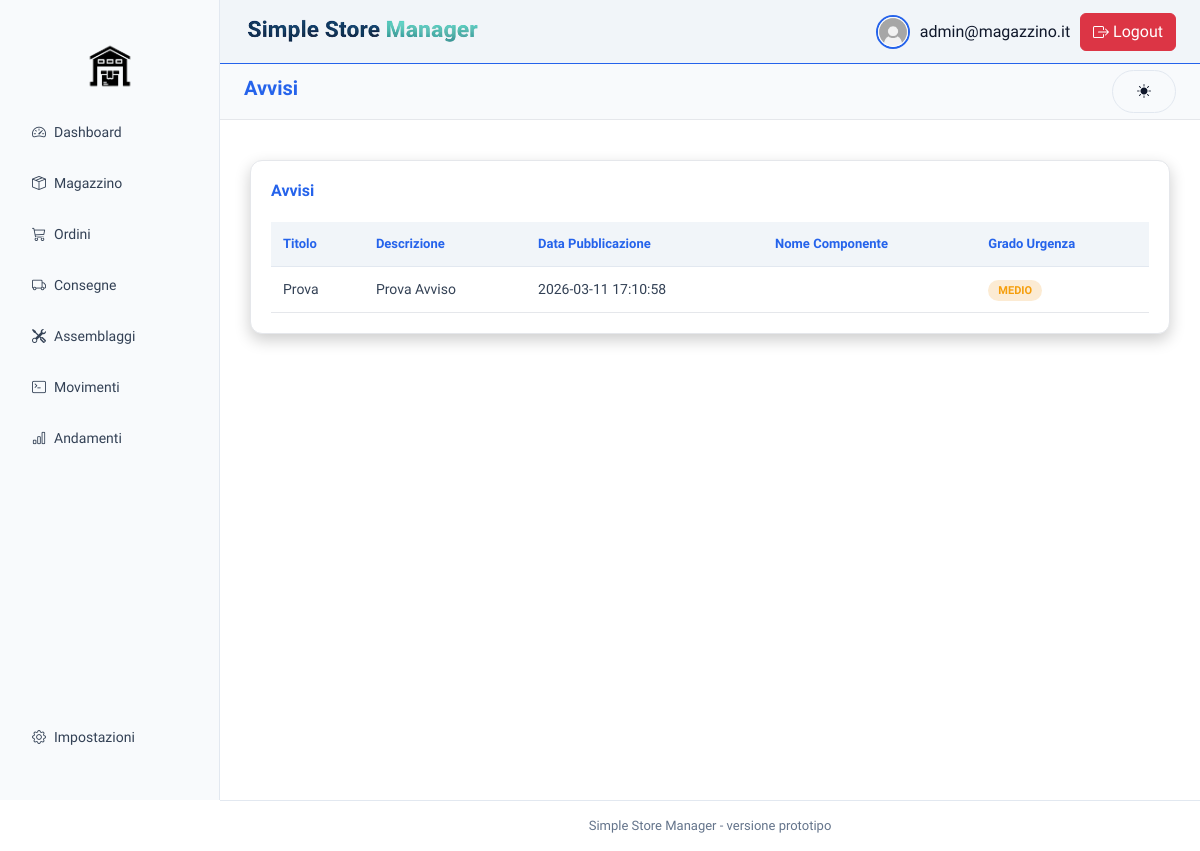
Page /index.php?page=avvisi (signed in) on the earlier database version.
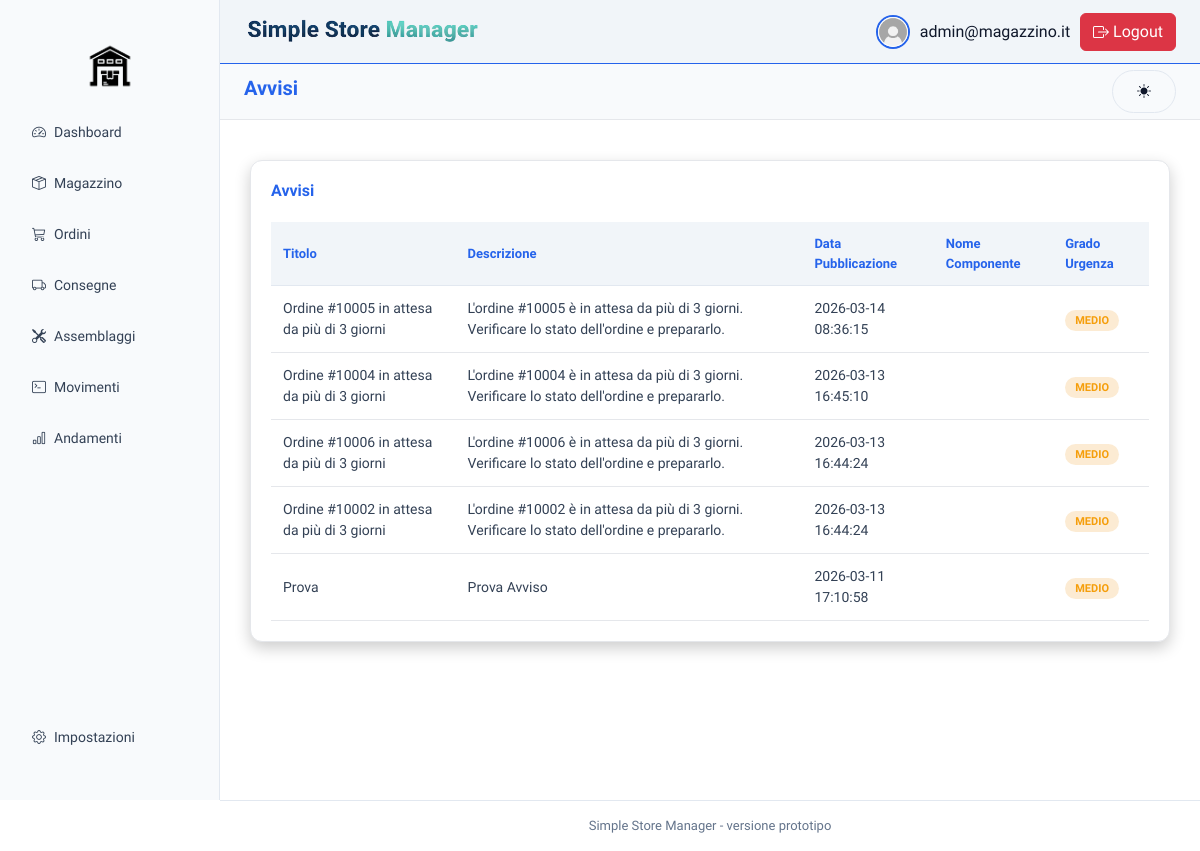
Same page on the later database version.
### tables this page shows
CREATE TABLE `avvisi` (
  `id` int(11) NOT NULL,
  `titolo` varchar(50) NOT NULL,
  `descrizione` text NOT NULL,
  `data_pubblicazione` datetime DEFAULT current_timestamp(),
  `grado_urgenza` enum('BASSO','MEDIO','ALTO') NOT NULL,
  `id_ordini` int(11) DEFAULT NULL,
  `id_componente` int(11) DEFAULT NULL
);

### backend/controller/roleCntrl.php (called while the page is built, shortened)
<?php
$menu = [
    'Dashboard'   => 'speedometer2',
    'Magazzino'   => 'box-seam',
    'Ordini'      => 'cart3',
    'Consegne'    => 'truck',
    'Assemblaggi' => 'tools',
    'Movimenti'   => 'terminal',
    'Andamenti'   => 'bar-chart'
];
$bottomMenu = [
    'Impostazioni'=> 'gear'
];
?>

### backend/query/avvisi.php (called while the page is built, shortened)
<?php
function getAllAvvisi() {
    $conn = connect();
    $sql = "SELECT a.titolo,a.descrizione,a.data_pubblicazione,a.grado_urgenza,o.id as id_ordine,c.nome as nome_componente
            FROM avvisi a
            left join ordini o on a.id_ordini = o.id
            left join componenti c on a.id_componente = c.id
            ORDER BY data_pubblicazione DESC";
    $stmt = $conn->prepare($sql);
    $stmt->execute();
    return $stmt->fetchAll(PDO::FETCH_ASSOC);
}
?>

### backend/query/ordini.php (called while the page is built, shortened)
<?php
function getOrdineById($id){
    $pdo=connect();
    $sql = "SELECT o.id_shopify, DATE_FORMAT(o.data_creazione, '%d/%m/%Y') AS data_creazione,o.stato, c.nome, c.cognome
    FROM ordini o
    JOIN cliente c ON o.id_cliente = c.codice
    WHERE o.id = :id and o.stato = 'PENDING';";
    $stmt = $pdo->prepare($sql);
    $stmt->execute([':id' => $id]);
    return $stmt->fetch(PDO::FETCH_ASSOC);
}
?>

### frontend/avvisi/avvisi.php (the view)
<?php
require_once 'backend/query/avvisi.php';
require_once 'backend/query/ordini.php';
if ($_SESSION['role'] === 'ADMIN') {
    $avvisi = getAllAvvisi();
} else {
    $avvisi = getAvvisiByRuolo($_SESSION['role']);
}
?>
<main class="main">
    <section class="card full">
        <h2>Avvisi</h2>
        <table class="orders-table">
            <thead>
                <tr>
                    <th>Titolo</th>
                    <th>Descrizione</th>
                    <th>Data Pubblicazione</th>
                    <th>Nome Componente</th>
                    <th>Grado Urgenza</th>
                </tr>
            </thead>
            <tbody>
                <?php foreach ($avvisi as $avviso): ?>
                    <tr
                        <?php if ($avviso['id_ordine'] && getOrdineById($avviso['id_ordine'])) { ?>
                        onclick="window.location.href='index.php?page=assemblaggiOrdine&id_ordine=<?= $avviso['id_ordine'] ?>'"
                        class="avvisi-order-row";
                        <?php } ?>
                    >
                        <td><?= $avviso['titolo'] ?></td>
                        <td><?= $avviso['descrizione'] ?></td>
                        <td><?= $avviso['data_pubblicazione'] ?></td>
                        <td><?= $avviso['nome_componente']  ?></td>
                        <td><span class="grado <?= strtolower($avviso['grado_urgenza']); ?>"><?= $avviso['grado_urgenza'] ?></span></td>
                    </tr>
                <?php endforeach; ?>
            </tbody>
        </table>
    </section>
</main>

### index.php (shortened to what this page needs)
<?php
$page = $_GET['page'] ?? 'dashboard';
$page_file = __DIR__ . "/frontend/" . $page . '/' . $page . '.php';
?>
<!DOCTYPE html>
<html lang="it">
    <?php
    include './frontend/head.php';
    if (file_exists($page_file) && $page!=='login') {
        echo "<body>";
        include './frontend/sidebar/sidebar.php';
        include './frontend/topbar/topbar.php';
        include($page_file);
        include './frontend/footer/footer.php';
        echo "</body>";
    } elseif ($page === 'login') {
        include($page_file);
    }else{
        include __DIR__. "/frontend/errori/404.php";
    }
    ?>
</html>

### frontend/head.php (shortened to what this page needs)
<head>
    <link href="https://cdn.jsdelivr.net/npm/bootstrap@5.3.2/dist/css/bootstrap.min.css" rel="stylesheet">
    <link rel="stylesheet" href="https://cdn.jsdelivr.net/npm/bootstrap-icons@1.11.3/font/bootstrap-icons.css">
    <link rel="stylesheet" href="frontend/stile/layout.css?V=1">
</head>

### frontend/sidebar/sidebar.php
<?php
require_once 'backend/controller/roleCntrl.php';
?>
<aside class="sidebar d-flex flex-column justify-content-between">
    <div>
        <img src="frontend/img/logo-removebg-preview.png" id="sidebar-logo">
        <ul class="nav nav-pills flex-column gap-1">
            <?php foreach ($menu as $pagina => $icona): ?>
                <?php $pageSlug = lcfirst($pagina); ?>
                <li class="nav-item">
                    <a href="?page=<?= $pageSlug ?>"
                       class="nav-link d-flex align-items-center gap-2 <?= ($page === $pageSlug) ? 'active' : '' ?>">
                        <i class="bi bi-<?= $icona ?>"></i>
                        <?= $pagina ?>
                    </a>
                </li>
            <?php endforeach; ?>
        </ul>
    </div>
        <ul class="nav nav-pills flex-column gap-1 mb-3">
            <?php foreach ($bottomMenu as $pagina => $icona): ?>
                <?php $pageSlug = lcfirst($pagina); ?>
                <li class="nav-item">
                    <a href="?page=<?= $pageSlug ?>"
                    class="nav-link d-flex align-items-center gap-2 <?= ($page === $pageSlug) ? 'active' : '' ?>">
                        <i class="bi bi-<?= $icona ?>"></i>
                        <?= $pagina ?>
                    </a>
                </li>
            <?php endforeach; ?>
        </ul>
</aside>

### frontend/topbar/topbar.php (shortened to what this page needs)
<header class="header-wrapper">
    <div class="topbar">
        <div class="topbar-left">
            <img src="frontend/img/scritta.png" class="topbar-logo">
        </div>
        <div class="topbar-right">
            <div class="user-menu">
                <img src="frontend/img/utente_logo.avif " class="avatar-logo">
                <span class="username"><?= $_SESSION['user'] ?? 'Utente' ?></span>
                <a href="backend/controller/logout.php">
                    <button type="button" class="btn btn-danger">
                        Logout
                    </button>
                </a>
            </div>
        </div>
    </div>
    <div class="page-heading-wrapper">
        <h1 class="page-title"><?= ucfirst($page) ?></h1>
        <button onclick="toggleTheme()" class="btn btn-secondary" id="theme-toggle">
            <i id="theme-icon" class="bi bi-sun-fill"></i>
        </button>
    </div>
</header>

### frontend/footer/footer.php
<footer class="footer">
    Simple Store Manager - versione prototipo
</footer>

### frontend/stile/layout.css (style rules this page uses)
* { box-sizing: border-box; margin: 0; padding: 0; }
body { font-family: "Sora", sans-serif; background-color: var(--background-color); color: var(--text-light); line-height: 1.5; -webkit-font-smoothing: antialiased; }
.sidebar { position: fixed; top: 0; left: 0; width: 220px; height: 100vh; background-color: var(--background-alt); border-right: 1px solid var(--border-color); color: var(--text-light); padding: 20px; display: flex; flex-direction: column; justify-content: space-between; z-index: 101; }
.sidebar .nav { list-style: none; }
.sidebar .nav-link { display: block; padding: 10px 12px; margin-bottom: 6px; color: var(--text-grey); text-decoration: none; border-radius: 6px; font-size: 14px; transition: all 0.3s ease; }
#sidebar-logo { width: 60px; height: auto; margin: 1rem auto; display: block; }
.topbar { position: fixed; top: 0; left: 220px; right: 0; height: 64px; display: flex; align-items: center; justify-content: space-between; padding: 0 24px; background: var(--primary-color); border-bottom: 1px solid var(--highlight-color); z-index: 100; color: var(--text-light); }
.topbar-logo { width: 240px; height: auto; }
.topbar-right { display: flex; align-items: center; gap: 20px; }
.user-menu { display: flex; align-items: center; gap: 10px; }
.avatar-logo { width: 40px; height: auto; width: 34px; height: 34px; border-radius: 50%; border: 2px solid var(--highlight-color); }
.page-heading-wrapper { position: fixed; top: 64px; left: 220px; right: 0; height: 56px; display: flex; align-items: center; justify-content: space-between; gap: 15px; padding: 0 24px; background: var(--background-alt); border-bottom: 1px solid var(--background-hover); z-index: 99; }
.page-title { font-size: 20px; font-weight: 600; color: var(--highlight-color); }
.main { margin-left: 220px; padding: 140px 30px 30px; min-height: 100vh; }
.card { background: var(--background-section); padding: 20px; border-radius: 12px; border: 1px solid var(--background-hover); box-shadow: 0 6px 16px rgba(0, 0, 0, 0.2); display: flex; flex-direction: column; color: var(--text-light); }
.card h2, .card h3 { font-size: 16px; margin-bottom: 12px; font-weight: 600; color: var(--highlight-color); }
.card.full { width: 100%; margin: 20px 0; }
.orders-table, .assembly-table { width: 100%; border-collapse: collapse; margin-top: 10px; }
.orders-table th, .assembly-table th { text-align: left; font-size: 13px; color: var(--highlight-color); padding: 12px; background-color: var(--background-thead); font-weight: 600; border-bottom: 1px solid var(--border-color); }
.orders-table td, .assembly-table td { padding: 12px; border-bottom: 1px solid var(--background-hover); font-size: 14px; color: var(--text-grey); }
.status,.grado { padding: 4px 10px; border-radius: 20px; font-size: 11px; font-weight: bold; text-transform: uppercase; }
.status.pending , .grado.medio { background: rgba(241, 155, 35, 0.2); color: var(--secondary-color); }
.btn-secondary { display: inline-flex; align-items: center; justify-content: center; padding: 10px 24px; font-size: 14px; font-weight: 600; color: var(--text-light); background-color: transparent; border: 1px solid var(--border-color); border-radius: 999px; cursor: pointer; transition: all 0.2s ease; }
.footer { margin-left: 220px; text-align: center; padding: 15px; font-size: 13px; color: var(--text-muted); background-color: var(--background-color); border-top: 1px solid var(--border-color); }

Differences in the rows shown:
added avvisi: titolo "Ordine #10005 in attesa da più di 3 giorni", descrizione "L'ordine #10005 è in attesa da più di 3 giorni. Verificare lo stato dell'ordine e prepararlo.", data_pubblicazione "2026-03-14 08:36:15", grado_urgenza "MEDIO"
added avvisi: titolo "Ordine #10004 in attesa da più di 3 giorni", descrizione "L'ordine #10004 è in attesa da più di 3 giorni. Verificare lo stato dell'ordine e prepararlo.", data_pubblicazione "2026-03-13 16:45:10", grado_urgenza "MEDIO"
added avvisi: titolo "Ordine #10006 in attesa da più di 3 giorni", descrizione "L'ordine #10006 è in attesa da più di 3 giorni. Verificare lo stato dell'ordine e prepararlo.", data_pubblicazione "2026-03-13 16:44:24", grado_urgenza "MEDIO"
added avvisi: titolo "Ordine #10002 in attesa da più di 3 giorni", descrizione "L'ordine #10002 è in attesa da più di 3 giorni. Verificare lo stato dell'ordine e prepararlo.", data_pubblicazione "2026-03-13 16:44:24", grado_urgenza "MEDIO"
